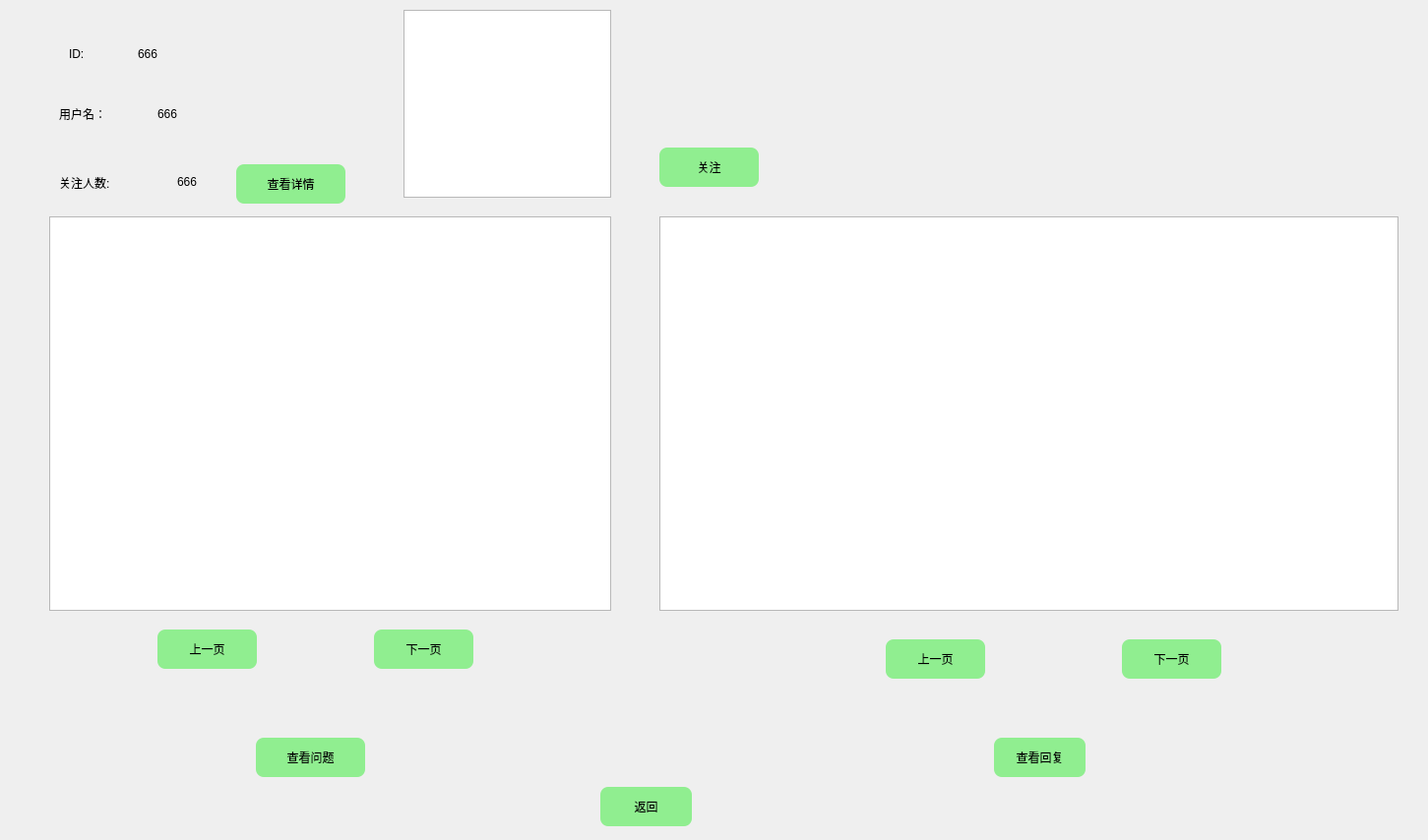
<?xml version="1.0" encoding="UTF-8"?>
<ui version="4.0">
 <class>FollowerInfo</class>
 <widget class="QDialog" name="FollowerInfo">
  <property name="geometry">
   <rect>
    <x>0</x>
    <y>0</y>
    <width>1451</width>
    <height>854</height>
   </rect>
  </property>
  <property name="windowTitle">
   <string>Dialog</string>
  </property>
  <widget class="QLabel" name="label">
   <property name="geometry">
    <rect>
     <x>70</x>
     <y>40</y>
     <width>51</width>
     <height>30</height>
    </rect>
   </property>
   <property name="styleSheet">
    <string notr="true">font: 25 14pt &quot;华文行楷&quot;;</string>
   </property>
   <property name="text">
    <string>ID:</string>
   </property>
  </widget>
  <widget class="QLabel" name="label_2">
   <property name="geometry">
    <rect>
     <x>60</x>
     <y>100</y>
     <width>101</width>
     <height>31</height>
    </rect>
   </property>
   <property name="styleSheet">
    <string notr="true">font: 25 14pt &quot;华文行楷&quot;;</string>
   </property>
   <property name="text">
    <string>用户名：</string>
   </property>
  </widget>
  <widget class="QLabel" name="label_3">
   <property name="geometry">
    <rect>
     <x>60</x>
     <y>170</y>
     <width>121</width>
     <height>31</height>
    </rect>
   </property>
   <property name="styleSheet">
    <string notr="true">font: 25 14pt &quot;华文行楷&quot;;</string>
   </property>
   <property name="text">
    <string>关注人数:</string>
   </property>
  </widget>
  <widget class="QTableWidget" name="tableWidget">
   <property name="geometry">
    <rect>
     <x>50</x>
     <y>220</y>
     <width>571</width>
     <height>401</height>
    </rect>
   </property>
   <property name="styleSheet">
    <string notr="true">font: 25 14pt &quot;华文行楷&quot;;</string>
   </property>
  </widget>
  <widget class="QLabel" name="label_4">
   <property name="geometry">
    <rect>
     <x>140</x>
     <y>40</y>
     <width>151</width>
     <height>30</height>
    </rect>
   </property>
   <property name="styleSheet">
    <string notr="true">font: 25 14pt &quot;华文行楷&quot;;</string>
   </property>
   <property name="text">
    <string>666</string>
   </property>
  </widget>
  <widget class="QLabel" name="label_5">
   <property name="geometry">
    <rect>
     <x>160</x>
     <y>100</y>
     <width>171</width>
     <height>31</height>
    </rect>
   </property>
   <property name="styleSheet">
    <string notr="true">font: 25 14pt &quot;华文行楷&quot;;</string>
   </property>
   <property name="text">
    <string>666</string>
   </property>
  </widget>
  <widget class="QLabel" name="label_6">
   <property name="geometry">
    <rect>
     <x>180</x>
     <y>170</y>
     <width>161</width>
     <height>30</height>
    </rect>
   </property>
   <property name="styleSheet">
    <string notr="true">font: 25 14pt &quot;华文行楷&quot;;</string>
   </property>
   <property name="text">
    <string>666</string>
   </property>
  </widget>
  <widget class="QPushButton" name="pushButton">
   <property name="geometry">
    <rect>
     <x>260</x>
     <y>750</y>
     <width>111</width>
     <height>40</height>
    </rect>
   </property>
   <property name="styleSheet">
    <string notr="true">
border-radius:8px;
font: 25 12pt &quot;华文行楷&quot;;
background-color: rgb(144,238,144);

width:71px;
 height:22px;</string>
   </property>
   <property name="text">
    <string>查看问题</string>
   </property>
  </widget>
  <widget class="QPushButton" name="pushButton_2">
   <property name="geometry">
    <rect>
     <x>240</x>
     <y>167</y>
     <width>111</width>
     <height>40</height>
    </rect>
   </property>
   <property name="styleSheet">
    <string notr="true">
border-radius:8px;
font: 25 12pt &quot;华文行楷&quot;;
background-color: rgb(144,238,144);

width:71px;
 height:22px;</string>
   </property>
   <property name="text">
    <string>查看详情</string>
   </property>
  </widget>
  <widget class="QListWidget" name="listWidget">
   <property name="geometry">
    <rect>
     <x>410</x>
     <y>10</y>
     <width>211</width>
     <height>191</height>
    </rect>
   </property>
  </widget>
  <widget class="QPushButton" name="pushButton_3">
   <property name="geometry">
    <rect>
     <x>610</x>
     <y>800</y>
     <width>93</width>
     <height>40</height>
    </rect>
   </property>
   <property name="styleSheet">
    <string notr="true">
border-radius:8px;
font: 25 12pt &quot;华文行楷&quot;;
background-color: rgb(144,238,144);

width:71px;
 height:22px;</string>
   </property>
   <property name="text">
    <string>返回</string>
   </property>
  </widget>
  <widget class="QTableWidget" name="tableWidget_2">
   <property name="geometry">
    <rect>
     <x>670</x>
     <y>220</y>
     <width>751</width>
     <height>401</height>
    </rect>
   </property>
   <property name="styleSheet">
    <string notr="true">font: 25 14pt &quot;华文行楷&quot;;</string>
   </property>
  </widget>
  <widget class="QPushButton" name="pushButton_4">
   <property name="geometry">
    <rect>
     <x>1010</x>
     <y>750</y>
     <width>93</width>
     <height>40</height>
    </rect>
   </property>
   <property name="styleSheet">
    <string notr="true">
border-radius:8px;
font: 25 12pt &quot;华文行楷&quot;;
background-color: rgb(144,238,144);

width:71px;
 height:22px;</string>
   </property>
   <property name="text">
    <string>查看回复</string>
   </property>
  </widget>
  <widget class="QPushButton" name="pushButton_5">
   <property name="geometry">
    <rect>
     <x>160</x>
     <y>640</y>
     <width>101</width>
     <height>40</height>
    </rect>
   </property>
   <property name="styleSheet">
    <string notr="true">
border-radius:8px;
font: 25 12pt &quot;华文行楷&quot;;
background-color: rgb(144,238,144);

width:71px;
 height:22px;</string>
   </property>
   <property name="text">
    <string>上一页</string>
   </property>
  </widget>
  <widget class="QPushButton" name="pushButton_6">
   <property name="geometry">
    <rect>
     <x>380</x>
     <y>640</y>
     <width>101</width>
     <height>40</height>
    </rect>
   </property>
   <property name="styleSheet">
    <string notr="true">
border-radius:8px;
font: 25 12pt &quot;华文行楷&quot;;
background-color: rgb(144,238,144);

width:71px;
 height:22px;</string>
   </property>
   <property name="text">
    <string>下一页</string>
   </property>
  </widget>
  <widget class="QPushButton" name="pushButton_7">
   <property name="geometry">
    <rect>
     <x>900</x>
     <y>650</y>
     <width>101</width>
     <height>40</height>
    </rect>
   </property>
   <property name="styleSheet">
    <string notr="true">
border-radius:8px;
font: 25 12pt &quot;华文行楷&quot;;
background-color: rgb(144,238,144);

width:71px;
 height:22px;</string>
   </property>
   <property name="text">
    <string>上一页</string>
   </property>
  </widget>
  <widget class="QPushButton" name="pushButton_8">
   <property name="geometry">
    <rect>
     <x>1140</x>
     <y>650</y>
     <width>101</width>
     <height>40</height>
    </rect>
   </property>
   <property name="styleSheet">
    <string notr="true">
border-radius:8px;
font: 25 12pt &quot;华文行楷&quot;;
background-color: rgb(144,238,144);

width:71px;
 height:22px;</string>
   </property>
   <property name="text">
    <string>下一页</string>
   </property>
  </widget>
  <widget class="QPushButton" name="pushButton_9">
   <property name="geometry">
    <rect>
     <x>670</x>
     <y>150</y>
     <width>101</width>
     <height>40</height>
    </rect>
   </property>
   <property name="styleSheet">
    <string notr="true">
border-radius:8px;
font: 25 12pt &quot;华文行楷&quot;;
background-color: rgb(144,238,144);

width:71px;
 height:22px;</string>
   </property>
   <property name="text">
    <string>关注</string>
   </property>
  </widget>
 </widget>
 <resources/>
 <connections/>
</ui>
